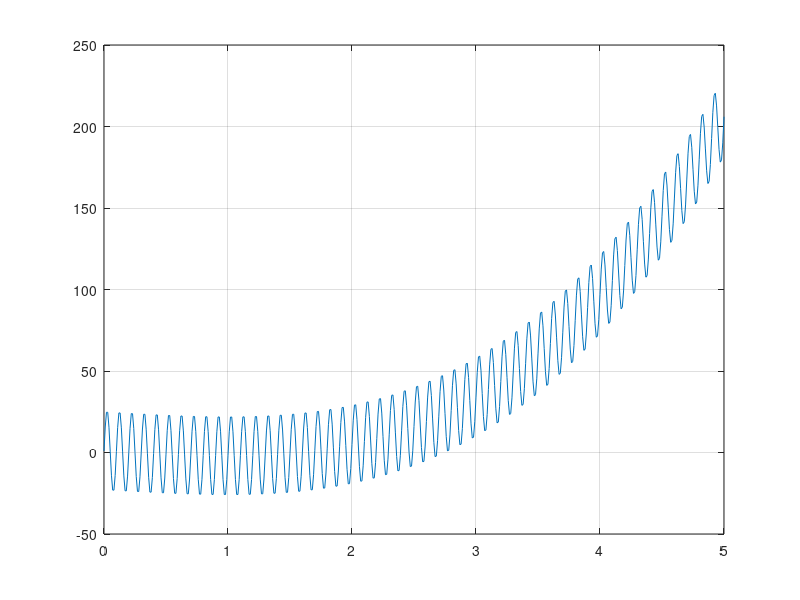
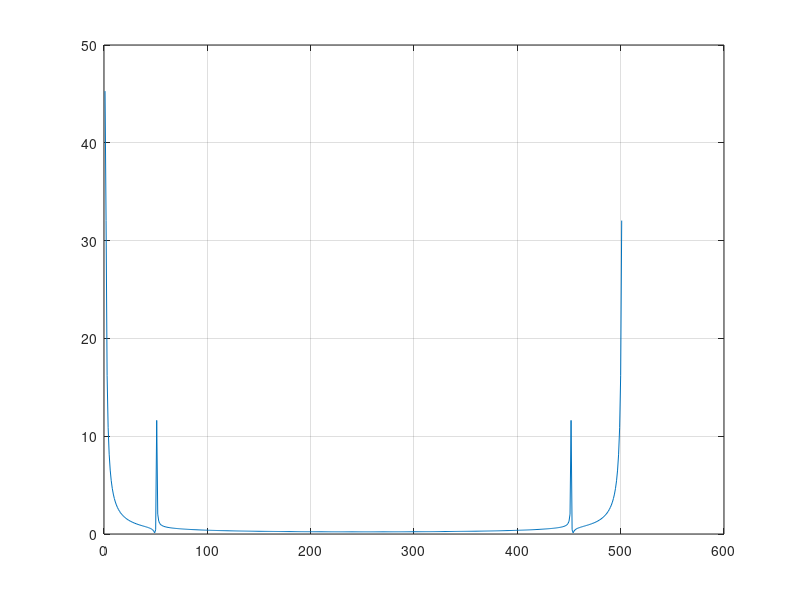
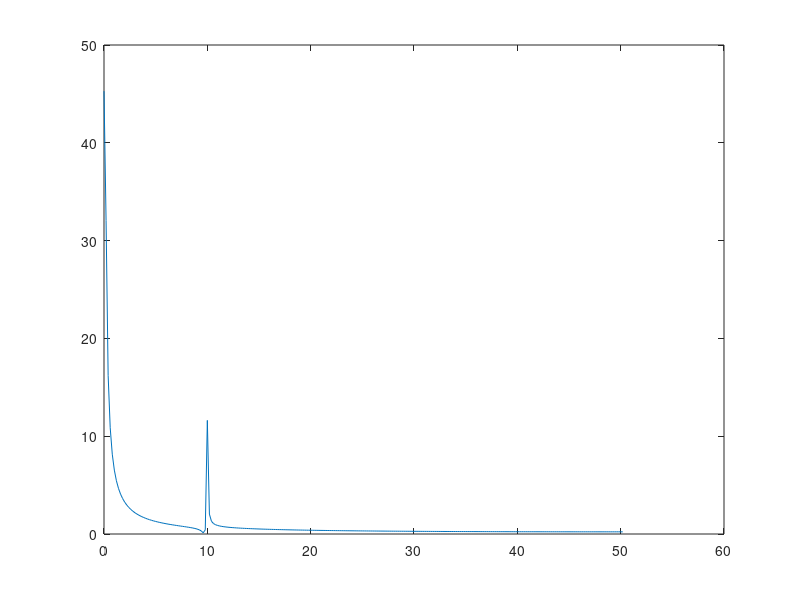
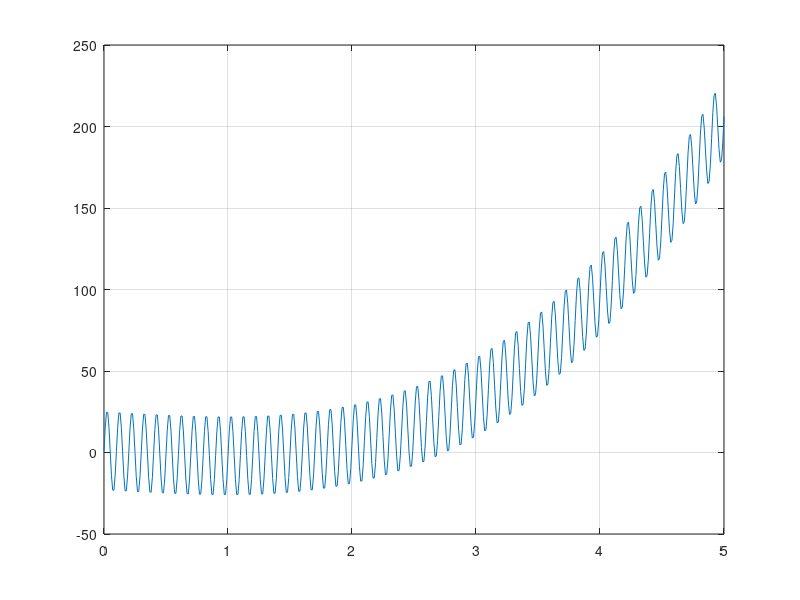

The MATLAB script that drew these images, in order:
clear %

#Load data from file
y = load('f8.txt');

#Initialize value
dt = 0.01; 
T = 5;
t=0:dt:T;
df=1/T;
N = length(y);
n = length(t);
f = 0:df:round(n/2) * df;

#Graph of the initial signal
figure
plot(t,y), grid

#Graph of the Fourier transform
figure
yf = fft(y)/N;
plot(abs(yf)), grid

#Local extrema
figure 
f = 0:df:round(n/2) * df;
plot(f,abs(yf(1:round(n/2)+1)))

#Fourier function
yf = zeros(1, N);
for m = 1:N
  for j = 1:N
    yf(m) = yf(m) + 1/N*y(j)*exp(1)^(-1i*2*pi/N*m*j);
  end
end
yf = abs(yf);

#Calculate extremums
counter = 0;
extrema = zeros(2,1);
for j = 3:round(N/2)-1
  if (yf(j) > yf(j+1) && yf(j) > yf(j-1) && abs(yf(j)-yf(j+1)) > 1)
    counter = counter + 1;
    extrema(counter) = j*df;
  end
end

#Solve the system of equations
function_sin = sin(2*pi*extrema(1)*t);
a = [sum(t.^6), sum(t.^5), sum(t.^4), sum(function_sin.*t.^3), sum(t.^3);
     sum(t.^5), sum(t.^4), sum(t.^3), sum(function_sin.*t.^2), sum(t.^2);
     sum(t.^4), sum(t.^3), sum(t.^2), sum(function_sin.*t),    sum(t);
     sum(function_sin.*t.^3), sum(function_sin.*t.^2), sum(function_sin.*t),  sum(function_sin.*function_sin), sum(N*function_sin);
     sum(t.^3), sum(t.^2), sum(t), sum(N*function_sin), N];

c = [sum(y.*t.^3), sum(y.*t.^2), sum(y.*t), sum(y.*function_sin),  sum(y)];
a = inv(a)*c'
temp = a'

#Graph of the approximating function
function_aprox = a(1).*t.^3 + a(2).*t.^2 + a(3).*t + a(4).*function_sin +a(5);
figure
plot(t, function_aprox), grid

#Calculate error
error_value = sum((function_aprox-y).^2)


